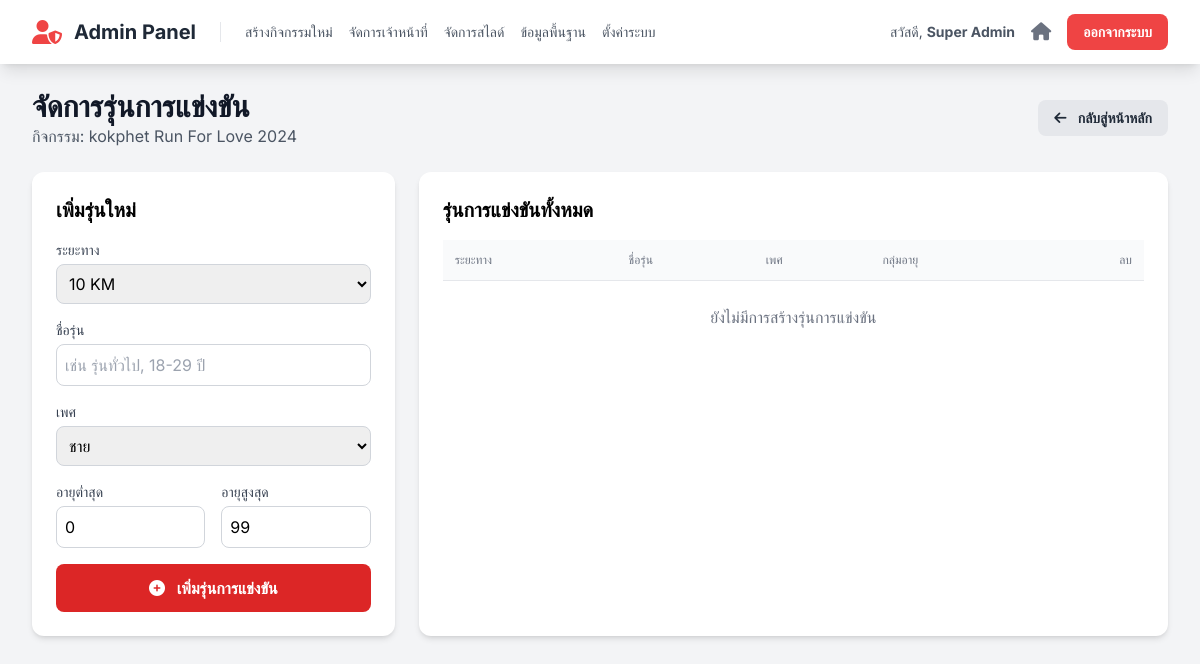
Before: /admin/event_categories.php?event_id=1 (signed in) with the older database file.
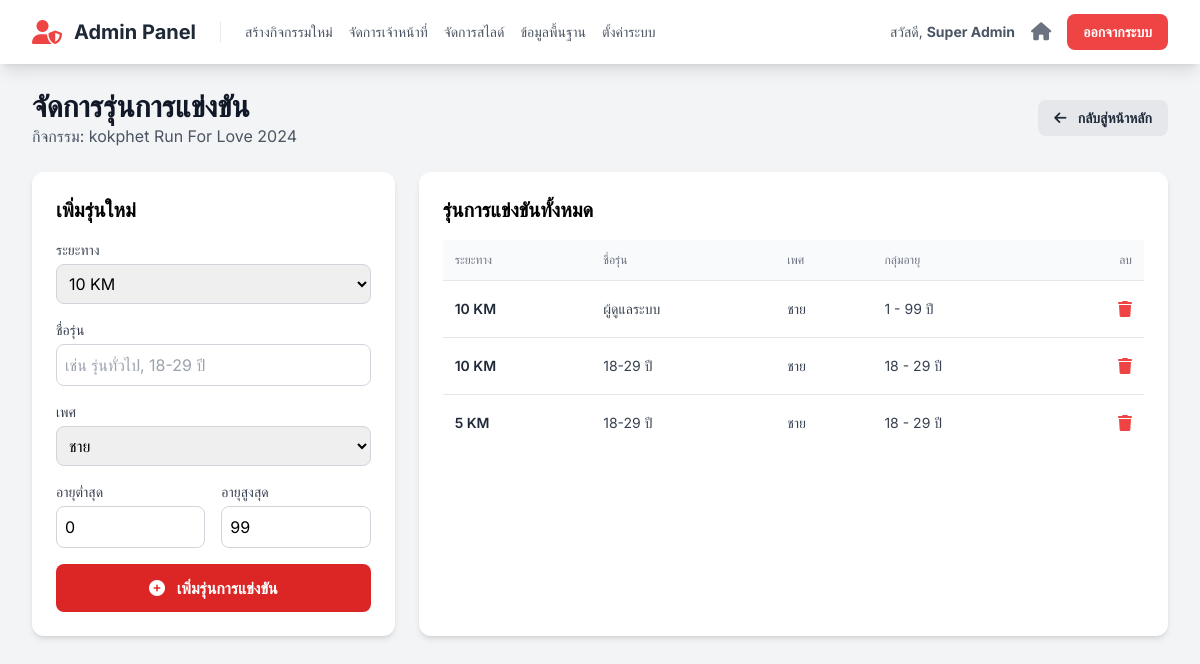
After: the same page with the newer database file.
### tables this page shows
CREATE TABLE `race_categories` (
  `id` int(11) NOT NULL,
  `event_id` int(11) NOT NULL,
  `distance` varchar(100) NOT NULL,
  `name` varchar(255) NOT NULL,
  `gender` enum('ชาย','หญิง') NOT NULL,
  `minAge` int(11) NOT NULL DEFAULT 0,
  `maxAge` int(11) NOT NULL DEFAULT 99
);

### functions.php (called while the page is built, shortened)
<?php
function e($data) {
    return htmlspecialchars($data ?? '', ENT_QUOTES, 'UTF-8');
}
?>

### admin/event_categories.php (the view, shortened to what the changed rows need)
<?php
require_once '../config.php';
require_once '../functions.php';
$event_id = intval($_GET['event_id']);
$cat_stmt = $mysqli->prepare("SELECT * FROM race_categories WHERE event_id = ? ORDER BY distance, gender, minAge");
$cat_stmt->bind_param("i", $event_id);
$cat_stmt->execute();
$categories = $cat_stmt->get_result()->fetch_all(MYSQLI_ASSOC);
include 'partials/header.php';
?>
<div class="flex justify-between items-center mb-6">
    <div>
        <h1 class="text-3xl font-bold text-gray-900">จัดการรุ่นการแข่งขัน</h1>
    </div>
</div>
<div class="grid grid-cols-1 lg:grid-cols-3 gap-6">
    <div class="lg:col-span-2 bg-white p-6 rounded-xl shadow-md">
        <div class="overflow-x-auto">
            <table class="min-w-full divide-y divide-gray-200">
                <thead class="bg-gray-50">
                    <tr>
                        <th class="px-3 py-3 text-left text-xs font-medium text-gray-500 uppercase">ระยะทาง</th>
                        <th class="px-3 py-3 text-left text-xs font-medium text-gray-500 uppercase">ชื่อรุ่น</th>
                        <th class="px-3 py-3 text-left text-xs font-medium text-gray-500 uppercase">เพศ</th>
                        <th class="px-3 py-3 text-left text-xs font-medium text-gray-500 uppercase">กลุ่มอายุ</th>
                        <th class="px-3 py-3 text-right text-xs font-medium text-gray-500 uppercase">ลบ</th>
                    </tr>
                </thead>
                <tbody class="bg-white divide-y divide-gray-200">
                <?php if (empty($categories)): ?>
                    <tr><td colspan="5" class="text-center py-6 text-gray-500">ยังไม่มีการสร้างรุ่นการแข่งขัน</td></tr>
                <?php else: ?>
                    <?php foreach($categories as $cat): ?>
                    <tr class="hover:bg-gray-50">
                        <td class="px-3 py-4 text-sm font-semibold text-gray-800"><?= e($cat['distance']) ?></td>
                        <td class="px-3 py-4 text-sm text-gray-700"><?= e($cat['name']) ?></td>
                        <td class="px-3 py-4 text-sm text-gray-700"><?= e($cat['gender']) ?></td>
                        <td class="px-3 py-4 text-sm text-gray-700"><?= e($cat['minAge']) ?> - <?= e($cat['maxAge']) ?> ปี</td>
                        <td class="px-3 py-4 text-right">
                            <form action="../actions/manage_categories.php" method="POST" onsubmit="return confirm('คุณแน่ใจหรือไม่ว่าต้องการลบรุ่นนี้?');">
                                <button type="submit" class="text-red-500 hover:text-red-700" title="ลบ">
                                    <i class="fa-solid fa-trash"></i>
                                </button>
                            </form>
                        </td>
                    </tr>
                    <?php endforeach; ?>
                <?php endif; ?>
                </tbody>
            </table>
        </div>
    </div>
</div>
<?php
include 'partials/footer.php';
?>

Changed rows visible on the page:
added race_categories: distance "10 KM", name "ผู้ดูแลระบบ", gender "ชาย", minAge "1", maxAge "99"
added race_categories: distance "10 KM", name "18-29 ปี", gender "ชาย", minAge "18", maxAge "29"
added race_categories: distance "5 KM", name "18-29 ปี", gender "ชาย", minAge "18", maxAge "29"
Other visible differences:
text no longer shown: "ยังไม่มีการสร้างรุ่นการแข่งขัน"
